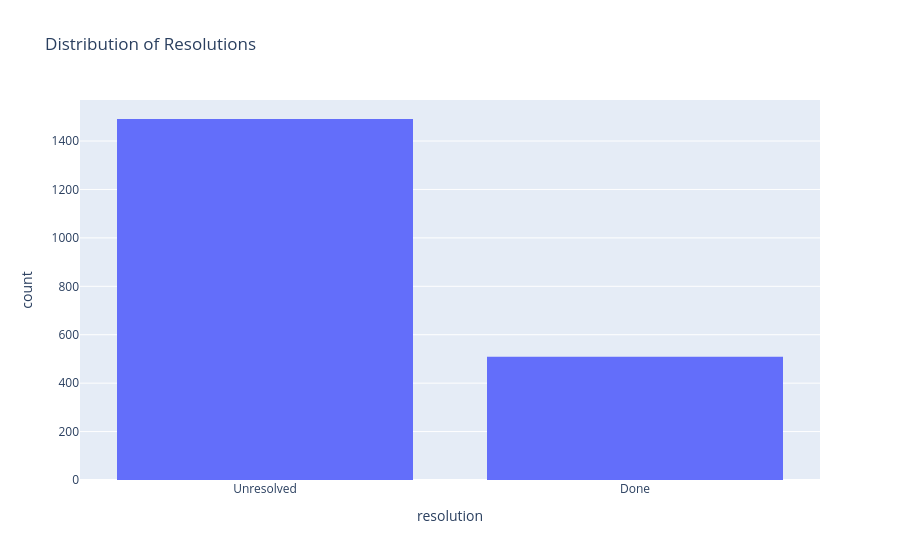

The cell this chart's notebook holds for it:
### Code cell
# distribution of rows for each resolution
fig_resolution = px.histogram(df, x='resolution', title='Distribution of Resolutions')
fig_resolution.show()

### Figure 1 — Plotly figure (JSON) as saved in the notebook; plotly's stock layout.template omitted (floating-point values rounded to 4 significant figures; data arrays with more than 128 entries replaced by an {"elided": "..."} marker saying what was removed)
{"data": [{"bingroup": "x", "hovertemplate": "resolution=%{x}<br>count=%{y}<extra></extra>", "legendgroup": "", "marker": {"color": "#636efa", "pattern": {"shape": ""}}, "name": "", "orientation": "v", "showlegend": false, "type": "histogram", "x": {"elided": "2000 str values"}, "xaxis": "x", "yaxis": "y"}], "layout": {"barmode": "relative", "legend": {"tracegroupgap": 0}, "title": {"text": "Distribution of Resolutions"}, "xaxis": {"anchor": "y", "domain": [0, 1], "title": {"text": "resolution"}}, "yaxis": {"anchor": "x", "domain": [0, 1], "title": {"text": "count"}}}}
